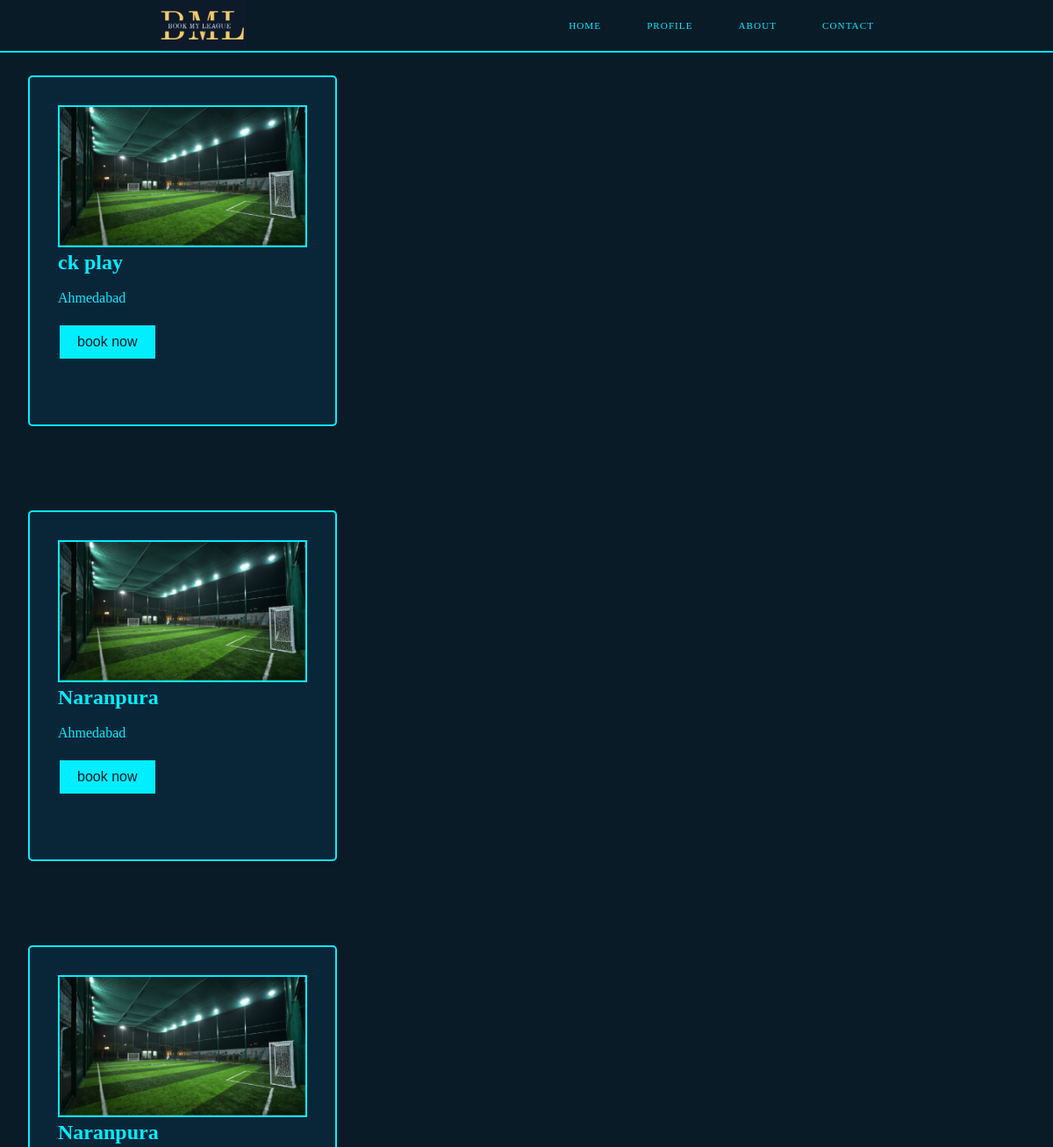
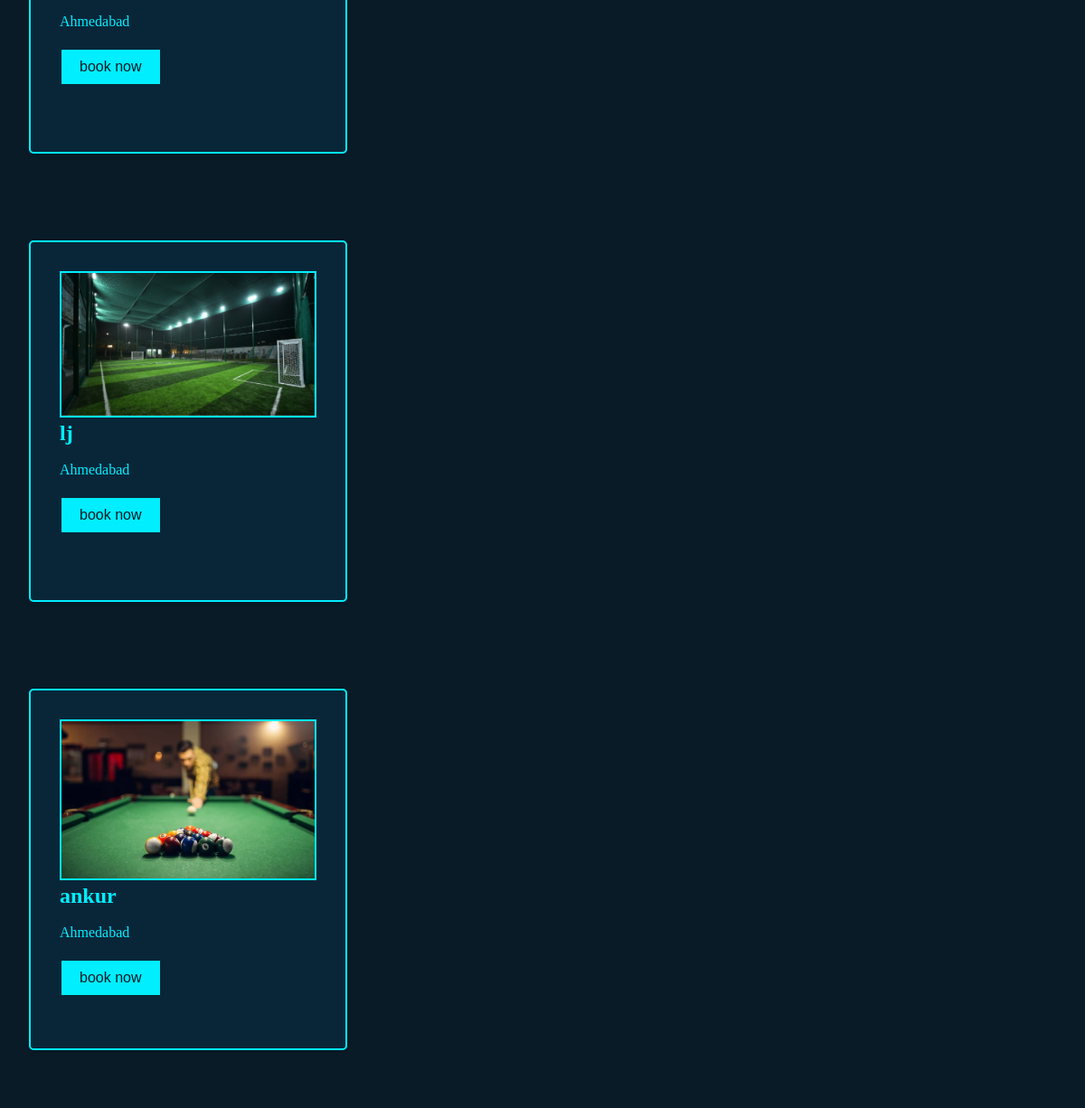
/box_cricket.php (signed in), run on the app's committed database (2 pictures, top to bottom).
### tables this page shows
CREATE TABLE `po_confirm` (
  `id` int(11) NOT NULL,
  `username` varchar(30) NOT NULL,
  `password` varchar(30) NOT NULL,
  `email` varchar(150) NOT NULL,
  `phone_no` varchar(11) NOT NULL,
  `address` varchar(150) NOT NULL,
  `user_ip` int(11) NOT NULL,
  `img1` varchar(255) NOT NULL,
  `img2` varchar(255) NOT NULL,
  `img3` varchar(255) NOT NULL,
  `uid` int(11) NOT NULL,
  `place_name` varchar(30) NOT NULL,
  `place_city` varchar(50) NOT NULL,
  `place_phone_no` varchar(11) NOT NULL,
  `p_approval_img` varchar(255) NOT NULL,
  `po_img` varchar(255) NOT NULL
);

### box_cricket.php (the view, shortened to what this page needs)
<!DOCTYPE html>
<html lang="en">
<head>
    <link rel="stylesheet" href="assets\css\box-cricketpage.css">
</head>
<body>
    <br><br><br>
    <?php
      include("sub-navbar.php");
      include('connecttion\connect.php');
      $sql="SELECT * FROM `po_confirm`";
      $sql_run=mysqli_query($con,$sql);
      if(isset($_SESSION['username_session'])){
        $username_session= $_SESSION['username_session'];
      $sql_query="SELECT * FROM `main` WHERE username='$username_session'";
      $result_query_data=mysqli_query( $con ,$sql_query);
      $fetch_data_query= mysqli_fetch_array($result_query_data);
      $user_uid= $fetch_data_query["uid"];
      while($fetch_data=mysqli_fetch_array($sql_run)){
          $place_name= $fetch_data["place_name"];
          $place_city=$fetch_data['place_city'];
          $img1 = $fetch_data['img1'];
          $uid = $fetch_data['uid'];
          echo"<div class='dashboard'>
          <div class='events-container'>
            <div class='event-card' id='event-1'>
              <img src='tempfolder/$img1' alt=''>
              <h2>$place_name</h2>
              <br>
              <p>$place_city</p>
              <br>
              <button class='book-btn'><a href='bookin.php?po_uid=$uid&user_uid=$user_uid'>book now</a></button>
            </div>
          </div>
        </div>" ;
      }
      }
      else{
        header('location:login.php');
      }
    ?>
</body>
</html>

### sub-navbar.php (shortened to what this page needs)
<!DOCTYPE html>
<html lang="en">
<head>
    <link rel="stylesheet" href="assets\css\sub-navbar.css">
</head>
<body>
<nav id="navbar" class="navbar">
  <div class="nav-wrapper">
    <div class="logo">
      <a href="#home"><img width="100px" height="auto" src="assets\image\WhatsApp Image 2023-09-18 at 21.18.46.jpg"></a>
    </div>
    <ul id="menu">
      <li><a href="home.php">Home</a></li>
      <li><a href="profile.php">Profile</a></li>
      <li><a href="aboutus.php">About</a></li>
      <li><a href="contact.php">Contact</a></li>
    </ul>
  </div>
</nav>
</body>
</html>

### assets/css/box-cricketpage.css (style rules this page uses)
.dashboard { max-width: 1200px; margin: 0 auto; padding: 2rem; background-color: #081b27; }
.events-container { display: flex; flex-wrap: wrap; justify-content: space-between; }
.event-card { background-color: #092639; border-radius: 5px; border: 2px solid #0ef; box-shadow: 0 2px 5px rgba(0, 0, 0, 0.1); margin-bottom: 2rem; width: 31%; height: 400px; padding: 2rem; transition: transform 0.3s; }
.book-btn { background-color: #0ef; border: none; color: #081b27; padding: 10px 20px; text-align: center; text-decoration: none; display: inline-block; font-size: 16px; margin: 4px 2px; cursor: pointer; }
.event-card img { width: 100%; border: 2px solid #0ef }
.event-card h2 { color: #0ef; }
.event-card p { color: #0ef; }

### assets/css/sub-navbar.css (style rules this page uses)
* { border: 0; box-sizing: border-box; margin: 0; padding: 0; }
body { background:#081b27; }
a { color: inherit; font-family: inherit; font-size: inherit; text-decoration: none; }
#navbar { background: #081b27; color: rgb(13, 26, 38); position: fixed; top: 0; height: 60px; line-height: 60px; width: 100vw; z-index: 10; border-bottom: 2px solid #0ef; }
.nav-wrapper { margin: auto; text-align: center; width: 70%; }
.logo { float: left; margin-left: 1px; font-size: 1.5em; height: 30px; letter-spacing: 1px; text-transform: uppercase; }
#navbar ul { display: inline-block; float: right; list-style: none; margin-top: -2px; text-align: right; transition: transform 0.5s ease-out; -webkit-transition: transform 0.5s ease-out; }
#navbar li { display: inline-block; }
#navbar li a { color: #0ef; display: block; font-size: 0.7em; height: 50px; letter-spacing: 1px; margin: 0 20px; padding: 0 4px; position: relative; text-decoration: none; text-transform: uppercase; transition: all 0.5s ease; -webkit-transition: all 0.5s ease; }
#navbar li a:before, #navbar li a:after { content: ''; position: absolute; width: 0%; height: 1px; bottom: -1px; background: rgb(13, 26, 38); }
#navbar li a:before { left: 0; transition: 0.5s; }
#navbar li a:after { background: rgb(13, 26, 38); right: 0; }

### data on the page
po_confirm: img1 (picture), place_name "ck play", place_city "Ahmedabad"
po_confirm: img1 (picture), place_name "Naranpura", place_city "Ahmedabad"
po_confirm: img1 (picture), place_name "Naranpura", place_city "Ahmedabad"
po_confirm: img1 (picture), place_name "lj", place_city "Ahmedabad"
po_confirm: img1 (picture), place_name "ankur", place_city "Ahmedabad"
